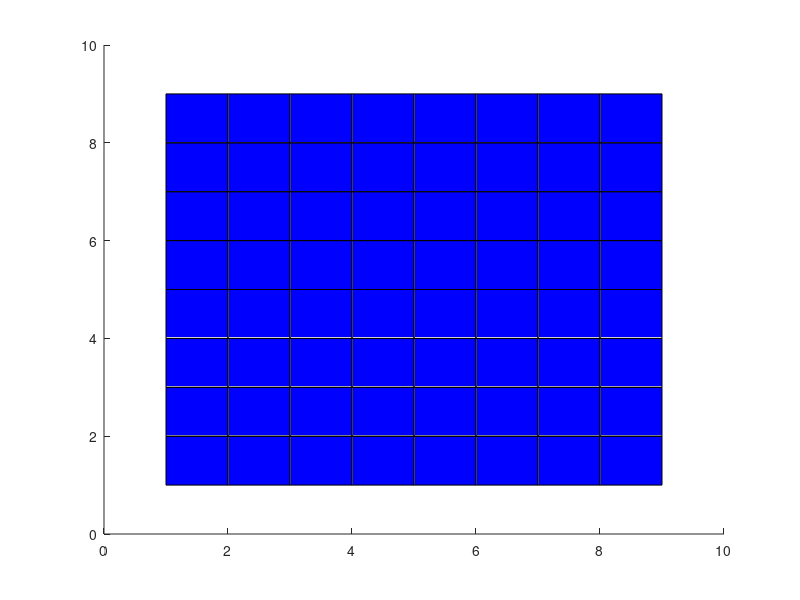
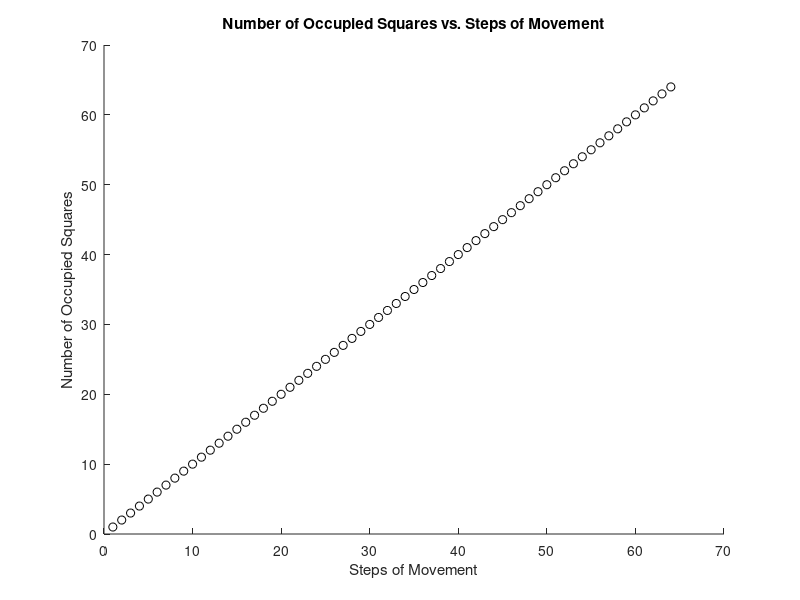

MATLAB code for these plots, in order:
function KnightTour
 
   dimX = 8;
   dimY = 8;
   board = zeros([dimX dimY]); % Default setting
   currentX = 0;
   currentY = 0;
   h = createBoard(board, dimX, dimY); % h -- 2D array handles
   h_fig = figure; % Create a figure for plotting
   axis([0 70 0 70]); % Create axes
   h_axis = gca;
   xlabel('Steps of Movement');
   ylabel('Number of Occupied Squares');
   title('Number of Occupied Squares vs. Steps of Movement');
   hold on;
   sec = 0.5; % Sleep 1 seconds
   pause(sec);

   % initialize the Knight position
   % rand(1) generates a number in the range [0,1], multiply 7 to have
   % a range [0, 7], then add 1 to get a range [1, 8]
   initX = 5;
   initY = 1;
   [currentX, currentY, board] = updateBoard(board, initX, initY);
   updateBoardDisplay(board, h, currentX, currentY);
   pause(sec);
   
%    [x, y] = nextPossibleMovement(board, currentX, currentY);
%    for i=1:length(x)
%       n = accessibility(board, x(i), y(i));
%    end

   prevPosX = 0;
   prevPosY = 0;
   nextPosX = -999;
   nextPosY = -999;
   numSteps = 0;
   while(nextPosX ~= prevPosX & nextPosY ~= prevPosY)
      % Find number of occupied squares
      sqOccup = size(find(board==1));
      % Start from the current position to decide next movement
      [nextPosX, nextPosY] = decisionMaker(board, currentX, currentY);
      % Update the board and current position
      prevPosX = currentX;
      prevPosY = currentY;
      [currentX, currentY, board] = updateBoard(board, nextPosX, nextPosY);
      updateBoardDisplay(board, h, currentX, currentY);
      numSteps = numSteps + 1; % The last summation is redundant, but the 
                               % initial one has not been taken into
                               % account. so we need this summation.                               
      a = set(h_axis);                         
      plot(numSteps, sqOccup(1), 'ko');
      set(h_axis,'XLim',[0 70],'YLim',[0 70]);                         
      pause(sec);
   end 
   
   str = sprintf('The number of steps to fill the chess board is %d.', numSteps);
   disp(str);
   
   aa = 1;

end

% update the current pos to (i,j)
function [currX, currY, obj] = updateBoard(aBoard, i, j)
   currX = i;
   currY = j;
   aBoard(i, j) = 1; % Mark visited
   obj = aBoard;
end

function h = createBoard(board, dimX, dimY)
   for i=1:dimX
      for j=1:dimY
         h(i,j) = rectangle('Position', [i, j, 1, 1]);
         set(h(i,j), 'FaceColor', 'g');
      end
   end
end

%% Input arguments are board and graphic object handlers
%function displayBoard(board, h, dimX, dimY)
%   for i=1:dimX
%      for j=1:dimY
%         if(board(i, j) == 1)
%             set(h(i,j), 'FaceColor', 'b');
%         end
%      end
%   end
   
%%   disp(board);
%end

% Update the color for the new momvement
function updateBoardDisplay(board, h, currentX, currentY);
   set(h(currentX, currentY), 'FaceColor', 'b');
end

% Input the current position, the fct gives a set of available
% candidates for the next movement
function [x,y] = nextPossibleMovement(board, i, j)
   indx = 1;
   x(1) = i;
   y(1) = j;
   begin_x = [i -2];
   end_x = [i 2];
   begin_y = [j -1];
   end_y = [j 1];
   for k=sum(begin_x):4:sum(end_x)
      for m=sum(begin_y):2:sum(end_y)
         if (k>=1 & k<=8 & m>=1 & m<=8) 
            if(board(k, m)<1) % Unvisited
               x(indx) = k;
               y(indx) = m;
               indx = indx + 1;
            end
         end
      end
   end
   begin_y = [j -2];
   end_y = [j 2];
   begin_x = [i -1];
   end_x = [i 1];
   for m=sum(begin_y):4:sum(end_y)
      for k=sum(begin_x):2:sum(end_x)
         if(k>=1 & k<=8 & m>=1 & m<=8)
            if(board(k, m)<1) % Unvisited
               x(indx) = k;
               y(indx) = m;
               indx = indx + 1;
            end
         end
      end
   end
end

% Input a position (i,j), the function calculates the accessibility
function num = accessibility(board, i, j)
	num = 0;
   begin_x = [i -2];
   end_x = [i 2];
   begin_y = [j -1];
   end_y = [j 1];
   for k=sum(begin_x):4:sum(end_x)
      for m=sum(begin_y):2:sum(end_y)
         if(k>=1 & k<=8 & m>=1 & m<=8)
            if(board(k,m)<1) % Unvisited
               num = num + 1;
            end
         end
      end
   end
   begin_y = [j -2];
   end_y = [j 2];
   begin_x = [i -1];
   end_x = [i 1];
   for m=sum(begin_y):4:sum(end_y)
      for k=sum(begin_x):2:sum(end_x)
         if(k>=1 & k<=8 & m>=1 & m<=8)
            if(board(k,m)<1) % Unvisited
               num = num + 1;
            end
         end
      end
   end
%    if(num == 0)
%       str = sprintf('The zero accessibility is found at x = %d, y = %d', i, j);
%       disp(str );
%       exit(1);
%    end
end % accessibility(...)

function [nextPosX, nextPosY] = decisionMaker(board, currentX, currentY)
   [xTmp,yTmp] = nextPossibleMovement(board, currentX, currentY);
   num = 999;
   nextPosX = currentX;
   nextPosY = currentY;
   for i=1:length(xTmp)
      numTmp = accessibility(board, xTmp(i), yTmp(i));
      if(numTmp<num)
         num = numTmp;
         nextPosX = xTmp(i);
         nextPosY = yTmp(i);
      end
   end % if cannot find available candidates, not move
end % decisionMaker
